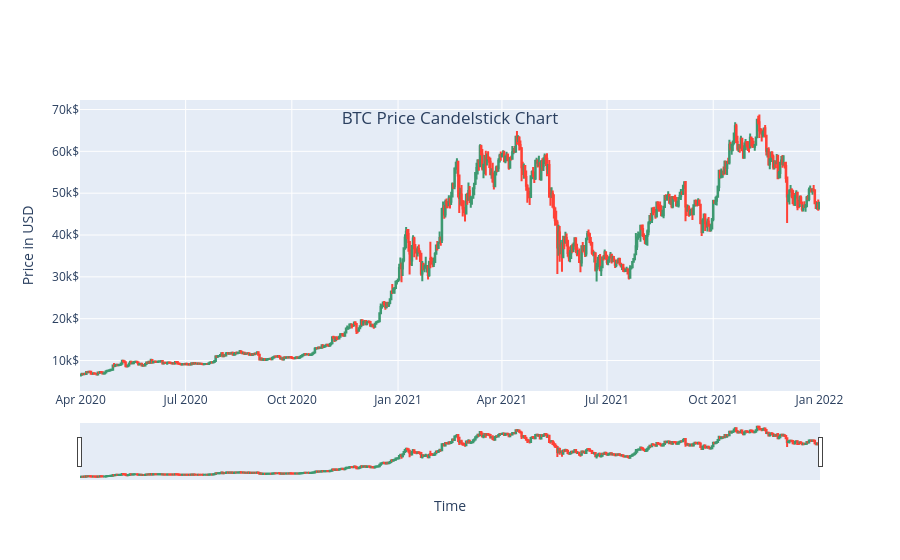

Source (notebook cell):
### Code cell
%matplotlib inline
btc_candle=c_chart(df, label="BTC Price")
btc_candle.show()

### Figure 1 — Plotly figure (JSON) as saved in the notebook; plotly's stock layout.template omitted (floating-point values rounded to 4 significant figures; data arrays with more than 128 entries replaced by an {"elided": "..."} marker saying what was removed)
{"data": [{"close": {"elided": "641 float values"}, "high": {"elided": "641 float values"}, "low": {"elided": "641 float values"}, "open": {"elided": "641 float values"}, "type": "candlestick", "x": {"elided": "641 str values"}}], "layout": {"title": {"text": "BTC Price Candelstick Chart", "x": 0.5, "xanchor": "center", "y": 0.8, "yanchor": "top"}, "xaxis": {"rangeslider": {"visible": true}, "title": {"text": "Time"}}, "yaxis": {"ticksuffix": "$", "title": {"text": "Price in USD"}}}}
